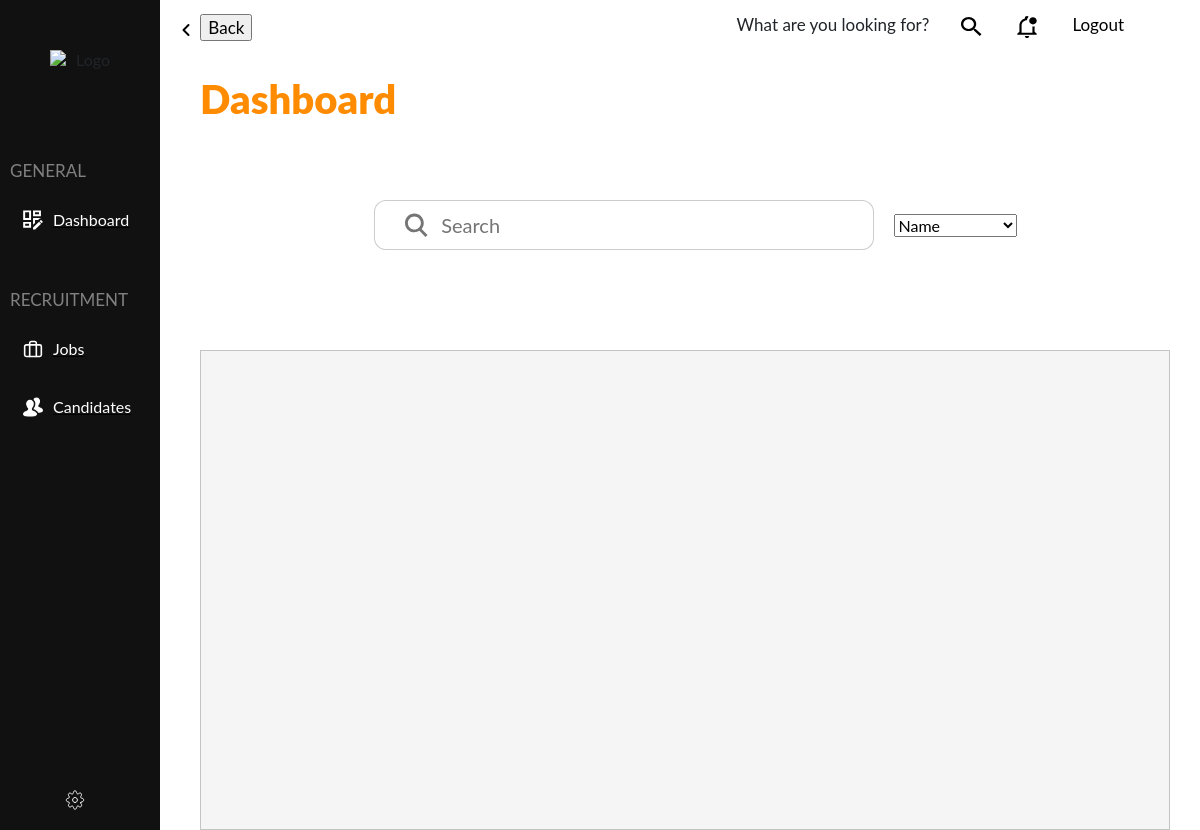
Page /recruiters/dashboard (signed in) on the earlier database version.
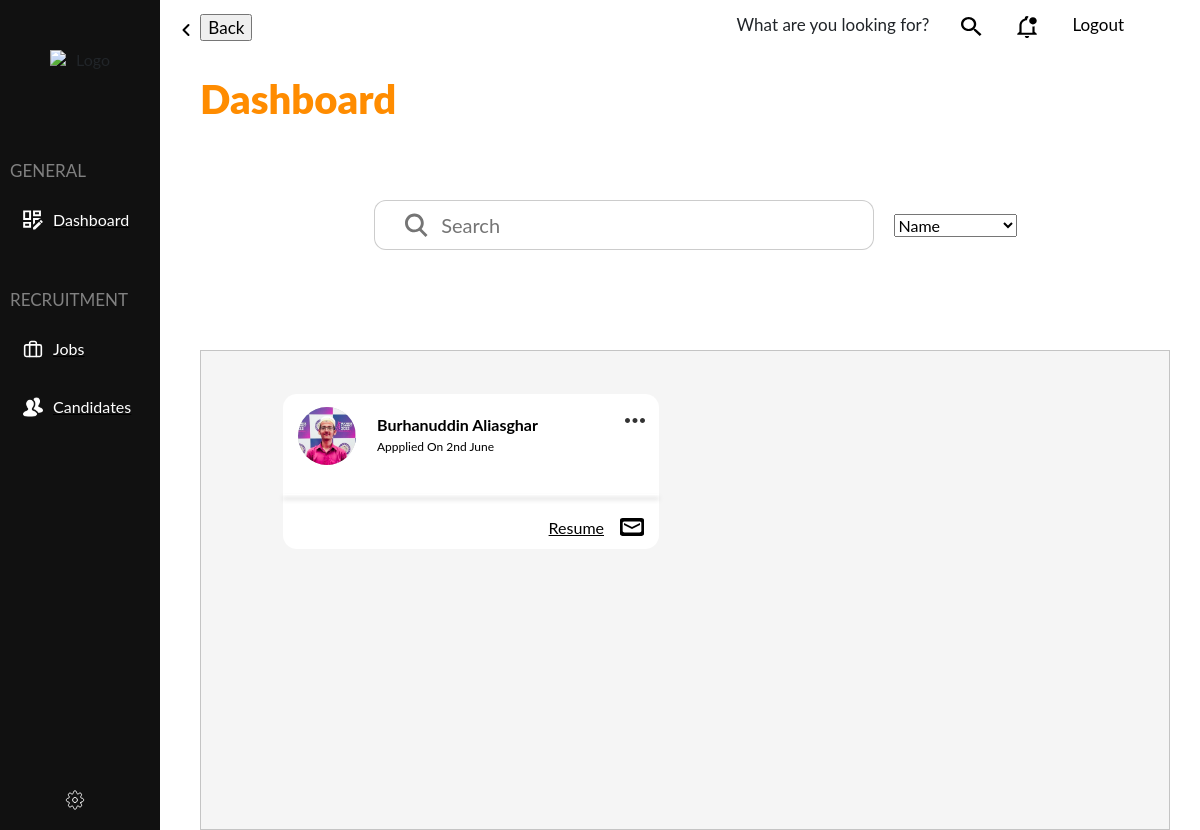
Same page on the later database version.
### apps/applicants/models/candidate.py (models this page shows, shortened)
class Candidate(models.Model):
    candidate_ID = models.CharField(
        verbose_name="64-character Random ID string for Candidates",
        primary_key=True,
        max_length=64,
        db_index=False,
    )
    user = models.OneToOneField(
        to=User,
        on_delete=models.CASCADE,
        db_index=True,
        unique=True,
        verbose_name="User",
        related_name="candidate"
    )
    created_At = models.DateTimeField(
        verbose_name="Date and Time of Creation",
        auto_now=False,
        auto_now_add=True,
        db_index=False,
    )
    first_Name = models.CharField(
        max_length=64,
    )
    last_Name = models.CharField(
        max_length=64,
    )

### apps/applicants/models/stage_application.py (models this page shows, shortened)
class Candidate_Application(models.Model):
    application_ID = models.ForeignKey(
        to=Application,
        on_delete=models.CASCADE,
        db_index=True,
        related_name="candidate_applications"
    )
    candidate_ID = models.OneToOneField(
        to=Candidate,
        on_delete=models.CASCADE,
        db_index=True,
        related_name="candidate_application"
    )
    ACCEPTED = 'A'
    REJECTED = 'R'
    UNDECIDED = 'U'
    STATUS_CHOICES = [
        (ACCEPTED, 'Accepted'),
        (REJECTED, 'Rejected'),
        (UNDECIDED, 'Undecided'),
    ]
    status = models.CharField(
        verbose_name="Application Status",
        max_length=1,
        choices=STATUS_CHOICES,
        db_index=False,
    )
    profile = models.ForeignKey(
        to=Profile,
        on_delete=models.CASCADE,
        db_index=False,
        related_name="candidate_application"
    )
    education = models.ForeignKey(
        to=Education,
        on_delete=models.CASCADE,
        db_index=False,
        related_name="candidate_application"
    )
    experience = models.ForeignKey(
        to=Experience,
        on_delete=models.CASCADE,
        db_index=False,
        related_name="candidate_application"
    )

class Profile(models.Model):
    national_ID = models.CharField(
        verbose_name="National ID Card Number",
        max_length=13,
        db_index=True,
    )
    phone = models.CharField(
        verbose_name="Phone Number",
        max_length=11,
        db_index=True,
    )
    date_Of_Birth = models.DateField(
        verbose_name="Date of Birth",
        auto_now=False,
        auto_now_add=False,
        db_index=False,
    )
    photo_File_Name = models.CharField(
        max_length=64,
        null=True,
        db_index=False
    )
    resume_File_Name = models.CharField(
        max_length=64,
        db_index=False,
        null=False,
    )

### apps/recruiters/views.py (the view)
# urls.py: path('dashboard', views.dashboard, name='dashboard'),
@login_required
@user_passes_test(a_helpers.is_recruiter)
def dashboard(request):
    return render(request, 'recruiters/dashboard.html', {
        'heading': 'Dashboard',
        'user': request.user,
        'candidates': r_helpers.filter_valid_candidates(a_models.Candidate.objects.all()),
        'search_types': SEARCH_TYPES.values(),
        'email_form': r_forms.EmailCandidateForm(),
    })

### apps/recruiters/forms.py
class EmailCandidateForm(forms.Form):
    subject = forms.CharField(
        widget=forms.Textarea(
            attrs={
                'class': 'form-control',
            }
    ))
    message = forms.CharField(
        widget=forms.Textarea(
            attrs={
                'class': 'form-control',
            }
    ))

### apps/applicants/helpers.py (called while the page is built)
def is_recruiter(user):
    return user.groups.filter(name='Recruiters').exists()

### apps/recruiters/helpers.py (called while the page is built)
def filter_valid_candidates(candidates):
    valid_candidates = []
    for candidate in candidates:
        if hasattr(candidate, 'candidate_application'):
            valid_candidates.append(candidate)
    return valid_candidates

### apps/recruiters/templatetags/mytags.py (called while the page is built)
@register.simple_tag(name='get_candidate_img_src')
def get_candidate_img_src(candidate_ID):
    candidate_application = a_models.Candidate_Application.objects.get(candidate_ID=candidate_ID)
    file_name = a_models.Profile.objects.get(id=candidate_application.profile.id).photo_File_Name
    if file_name is None:
        file_name = ''
    path = settings.MEDIA_URL + 'candidate_documents/' + str(candidate_ID) + '/' + file_name
    print(path)
    return path

### templates/recruiters/dashboard.html (shortened to what this page needs)
{% extends "recruiters/layout.html" %}
{% load static %}
{% load widget_tweaks %}
{% load mytags %}
{% block head %}
    <link href="{% static 'recruiters/styles-job.css' %}" rel="stylesheet">
    <link href="{% static 'recruiters/styles-candidates.css' %}" rel="stylesheet">
    <link href="{% static 'recruiters/styles-modal.css' %}" rel="stylesheet">
    <link href="{% static 'recruiters/styles-search.css' %}" rel="stylesheet">
{% endblock %}
{% block content %}
    <form action="" id="search_form" data-URL="{% url 'recruiters:search_candidates' %}" class="block-wrapper">
        <div class="block title">
            <div class="search-box">
                <img class="search-icon" alt="" src="{% static 'recruiters/icon-search.svg' %}" />
                <input class="search-your-team" type="text" name="search" id="search_query" placeholder="Search">
            </div>
        </div>
        <div class="block">
            <select id="search_type">
                {% for type in search_types %}
                    <option value="{{ type.value }}">{{ type.verbose_name }}</option>
                {% endfor %}
            </select>
        </div>
    </form>
    <div id="search_results">
        {% include "recruiters/div_candidates.html" %}
    </div>
{% endblock %}

### templates/recruiters/div_candidates.html
{% load static %}
{% load mytags %}
<div class="row">
    {% for candidate in candidates %}
        <div class="col-md-4 candidate-box">
            <div class="rectangle-parent" id="groupContainer">
                <a href="{% url 'recruiters:candidate' candidate.candidate_ID %}">
                    <div class="candidate-top">
                        <div class="ellipse-icon">
                            <img class="image" alt="" src="{% get_candidate_img_src candidate.candidate_ID %}" />
                        </div>
                        <div class="name">
                            <div>{{ candidate.first_Name }} {{ candidate.last_Name }}</div>
                            <div class="applied-on">Appplied On 2nd June</div>
                        </div>
                        <div class="icon dots">
                            <img alt="" src="{% static 'recruiters/icon-h-dots.svg' %}" />
                        </div>
                    </div>
                </a>
                <div class="above-line">
                </div>
                <div class="line"></div>
                <div class="below-line">
                    <a class="resume" href="{% get_candidate_resume_src candidate.candidate_ID %}">Resume</a>
                    <img class="email icon" id="email-candidate" alt="" src="{% static 'recruiters/icon-email.svg' %}" />
                </div>
            </div>
        </div>
    {% endfor %}
</div>

Differences in the rows shown:
added Candidate: candidate_ID.photo_File_Name (picture), first_Name "Burhanuddin", last_Name "Aliasghar"
